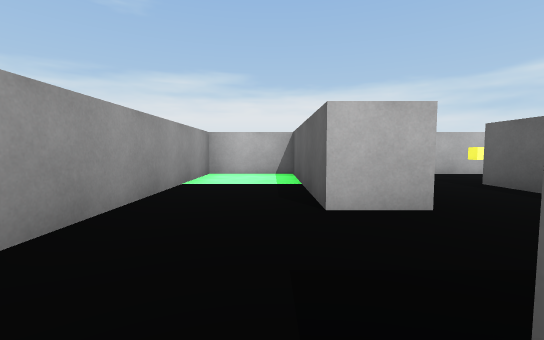
View 1 (above)

14 first-person views from a walk through a Unity game level. The camera is 0.55 m above the floor, tilts 4° down and sees 90° across. The floor is counted in squares, 1 m on a side. Each view is taken from the middle of a square. On the plan, view 1 faces up. The plan holds only what a view shows up to about 9 squares ahead; the rest is blank. The place goes on beyond the plan. The player character is not drawn.

View 2
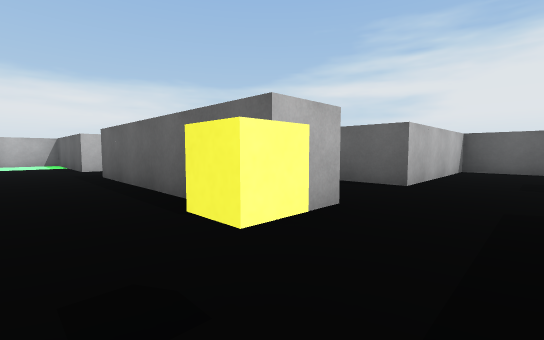

View 3
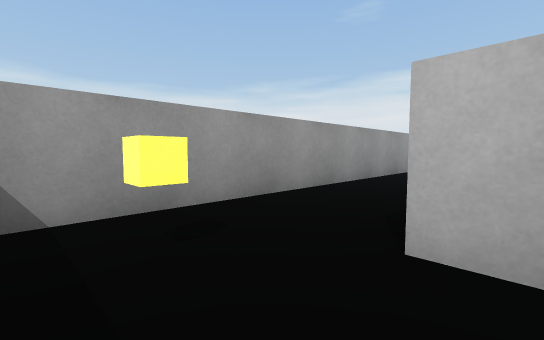

View 4
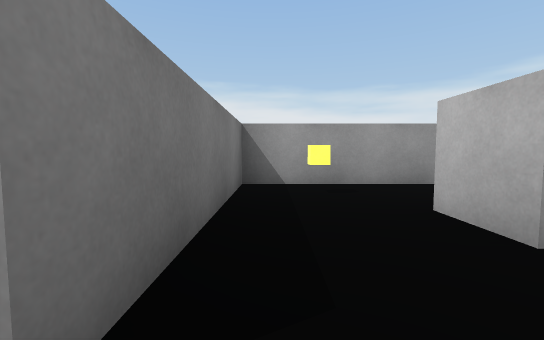

View 5
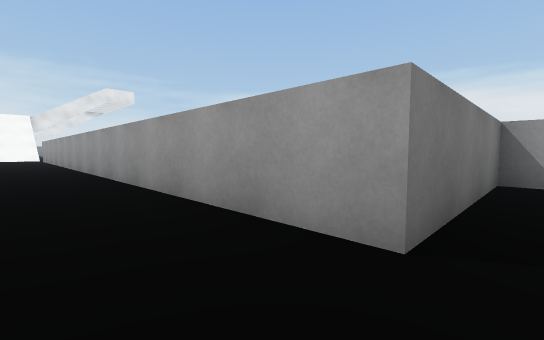

View 6
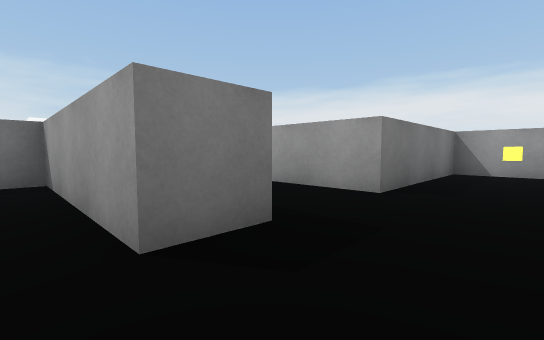

View 7
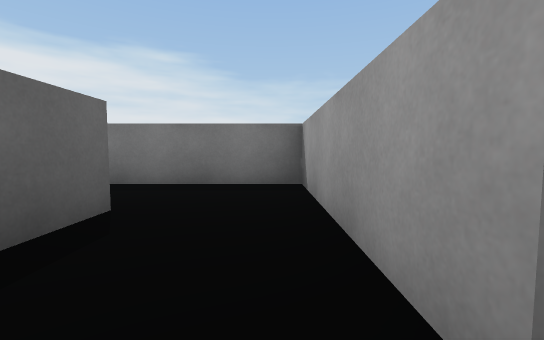

View 8
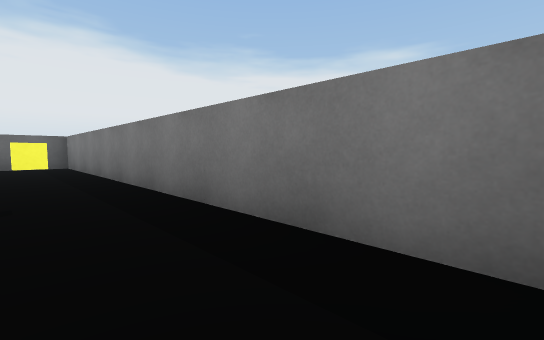

View 9
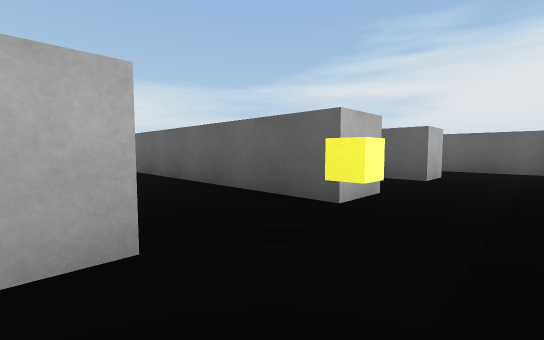

View 10
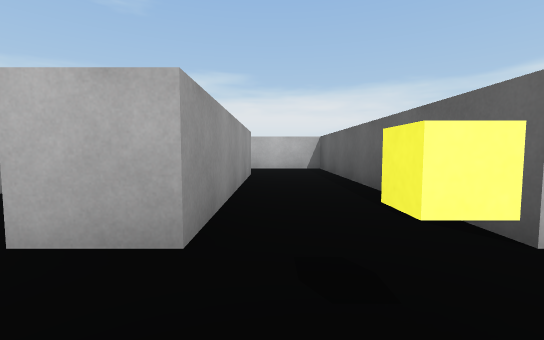

View 11
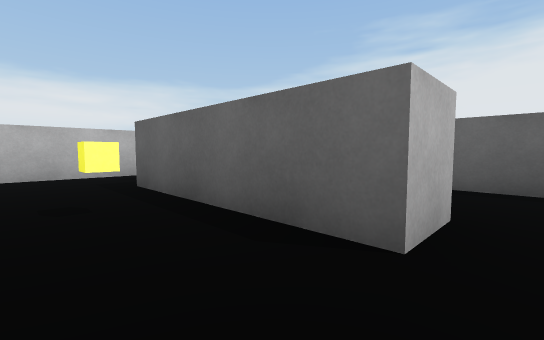

View 12
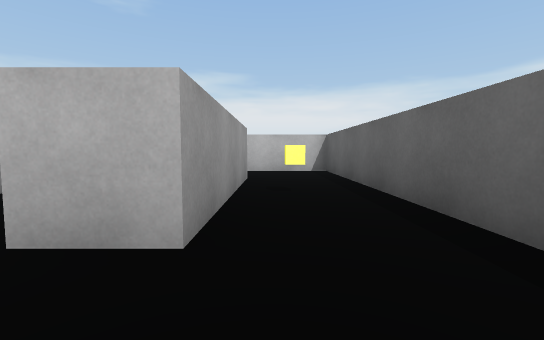

View 13
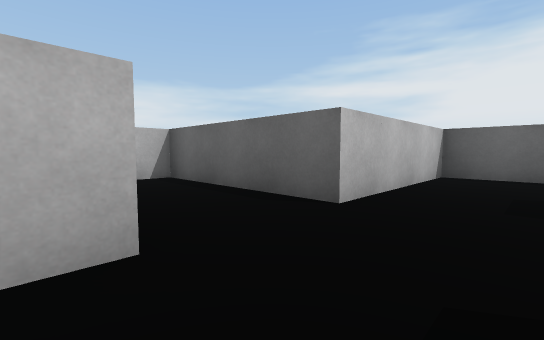

View 14
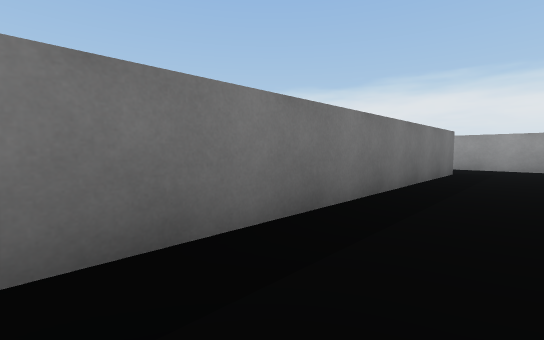

### Floor plan
Points are (right, up) in squares from view 1. A wall is a line through its corners. A room is listed if a view was taken in it or the views show most of it. See-through windows are left out.
Room 1 (views 1, 2, 3, 13)
walls: (1.6, 2.5) (0.5, 2.5) (0.5, 6.5) (-1.5, 6.5) (-1.5, -6.5) (1.5, -6.5); (1.6, -4.5) (0.5, -4.5) (0.5, 0.5)
ways out: opening at (1, -5.5) to room 2; opening at (1, 1.5)
objects: yellow cube (-1, -5)
Room 2 (views 4, 5, 14)
walls: (4.5, -6.5) (5.5, -6.5); (1.5, -6.5) (2.5, -6.5) (2.5, -14.5); (4.4, -13.5) (12.1, -13.5); (5.5, -4.5) (3.5, -4.5) (3.5, -0.5) (2.8, -0.5)
ways out: opening at (1, -5.5) to room 1; opening at (5, -5.5) to room 3; opening at (3.5, -14)
Room 3 (views 6, 7, 8)
walls: (5.5, -6.5) (5.5, -10.5) (7.5, -10.5); (7.5, -8.5) (7.5, -4.5) (5.5, -4.5)
ways out: opening at (5, -5.5) to room 2; opening at (8, -10) to room 4
Room 4 (views 9, 10)
walls: (11.5, -8.5) (10.5, -8.5) (10.5, -1.5) (8.2, -1.5); (8.5, -3.6) (8.5, -8.5) (7.5, -8.5); (7.5, -10.5) (11.5, -10.5)
ways out: opening at (8, -10) to room 3; opening at (11, -9.5) to room 5
objects: yellow cube (9, -9)
Room 5 (view 11)
walls: (14.5, -8.5) (13.5, -8.5) (13.5, -4.5); (14.6, -2.5) (11.9, -2.5); (11.5, -10.5) (14.5, -10.5)
ways out: opening at (11, -9.5) to room 4; opening at (14, -9.5) to room 6; opening at (14, -3.5) to room 6
objects: yellow cube (13, -6)
Room 6 (view 12)
walls: (14.5, -4.6) (14.5, -8.5); (14.5, -10.5) (16.5, -10.5) (16.5, -2.5) (14.6, -2.5)
ways out: opening at (14, -9.5) to room 5; opening at (14, -3.5) to room 5
objects: yellow cube (15, -6)

Positions as (right, up) in squares from view 1, and headings:
1: (0, 0), facing up
2: (-1, -6), facing up-right
3: (1, -6), facing up-left
4: (3, -6), facing left
5: (4, -6), facing down-left
6: (6, -5), facing down-left
7: (6, -6), facing down
8: (6, -9), facing down-right
9: (8, -10), facing up-right
10: (9, -10), facing up
11: (12, -9), facing up-right
12: (15, -10), facing up
13: (1, -6), facing up-right
14: (12, -12), facing down-left
